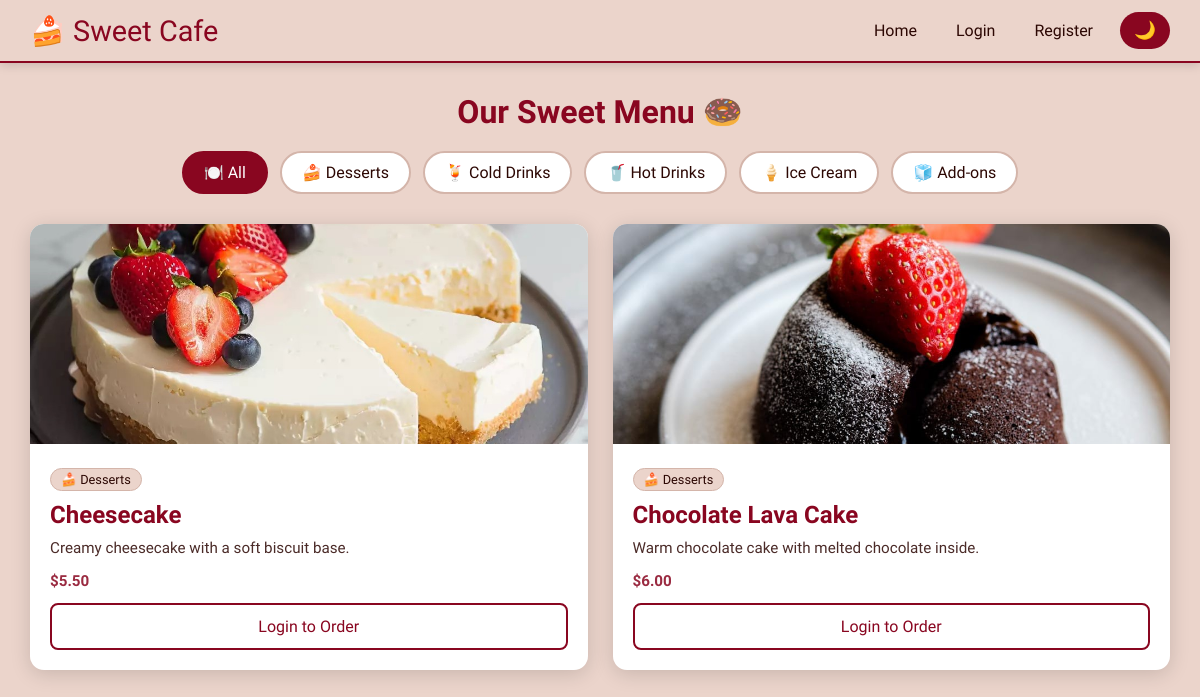
The page / on the database its author committed.
### store/models.py (models this page shows, shortened)
class Category(models.Model):
    name = models.CharField(max_length=100)
    icon = models.CharField(max_length=10, default='🍰')  # emoji
    class Meta:
        verbose_name_plural = 'Categories'

class Product(models.Model):
    name = models.CharField(max_length=200)
    description = models.TextField()
    price = models.DecimalField(max_digits=6, decimal_places=2)
    image = models.ImageField(upload_to='products/')
    category = models.ForeignKey(Category, on_delete=models.SET_NULL, null=True, blank=True)

### store/views.py (the view)
# urls.py: path('', views.home, name='home'),
def home(request):
    categories = Category.objects.all()
    category_id = request.GET.get('category')
    if category_id:
        products = Product.objects.filter(category_id=category_id)
        active_category = get_object_or_404(Category, id=category_id)
    else:
        products = Product.objects.all()
        active_category = None
    cart_count = 0
    if request.user.is_authenticated:
        cart, _ = Cart.objects.get_or_create(user=request.user)
        cart_count = cart.items.count()
    return render(request, 'store/home.html', {
        'products': products,
        'categories': categories,
        'active_category': active_category,
        'cart_count': cart_count
    })

### store/templates/store/home.html (shortened to what this page needs)
{% extends 'store/base.html' %}
{% block content %}
<h2>Our Sweet Menu 🍩</h2>
{% if categories %}
<div class="categories">
  <a href="{% url 'home' %}" class="cat-btn {% if not active_category %}active{% endif %}">
    🍽️ All
  </a>
  {% for category in categories %}
  <a href="?category={{ category.id }}"
     class="cat-btn {% if active_category.id == category.id %}active{% endif %}">
    {{ category.icon }} {{ category.name }}
  </a>
  {% endfor %}
</div>
{% endif %}
{% if products %}
  <div class="grid">
    {% for product in products %}
    <div class="card">
      {% if product.image %}
        <img src="{{ product.image.url }}" alt="{{ product.name }}" />
      {% endif %}
      <div class="card-body">
        {% if product.category %}
          <span class="category-tag">{{ product.category.icon }} {{ product.category.name }}</span>
        {% endif %}
        <h3>{{ product.name }}</h3>
        <p>{{ product.description }}</p>
        <p class="price">${{ product.price }}</p>
        {% if user.is_authenticated %}
          <a href="{% url 'add_to_cart' product.id %}" class="btn">🛒 Add to Cart</a>
        {% else %}
          <a href="{% url 'login' %}" class="btn btn-outline">Login to Order</a>
        {% endif %}
      </div>
    </div>
    {% endfor %}
  </div>
{% endif %}
{% endblock %}

### store/templates/store/base.html (shortened to what this page needs)
{% load static %}
<!DOCTYPE html>
<html lang="en" data-theme="light">
<head>
</head>
<body>
<nav>
  <span class="logo">🍰 Sweet Cafe</span>
  <div class="nav-links">
    <a href="{% url 'home' %}">Home</a>
    {% if user.is_authenticated %}
      <a href="{% url 'cart' %}" class="cart-link">
        🛒 Cart
        {% if cart_count > 0 %}
          <span class="cart-badge">{{ cart_count }}</span>
        {% endif %}
      </a>
      <a href="{% url 'logout' %}">Logout ({{ user.username }})</a>
    {% else %}
      <a href="{% url 'login' %}">Login</a>
      <a href="{% url 'register' %}">Register</a>
    {% endif %}
    <button class="theme-btn" onclick="toggleTheme()" id="themeBtn">🌙</button>
  </div>
</nav>
<main>
  {% block content %}{% endblock %}
</main>
</body>
</html>

### store/templates/store/base.html (style rules this page uses)
:root[data-theme="light"] { --bg: #EBD4CB; --card-bg: #fff; --text: #2C0703; --primary: #890620; --primary-dark: #610414; --nav-bg: #EBD4CB; --border: #d4b5aa; --shadow: rgba(0,0,0,0.15); }
* { box-sizing: border-box; margin: 0; padding: 0; transition: background 0.3s, color 0.3s; }
body { background: var(--bg); color: var(--text); font-family: 'Atma', cursive; min-height: 100vh; }
nav { background: var(--nav-bg); border-bottom: 2px solid var(--primary); padding: 12px 30px; display: flex; align-items: center; justify-content: space-between; position: sticky; top: 0; z-index: 100; box-shadow: 0 2px 10px var(--shadow); }
nav .logo { font-family: 'Merienda', cursive; font-size: 1.8rem; color: var(--primary); }
nav .nav-links { display: flex; align-items: center; gap: 15px; }
nav a { color: var(--text); text-decoration: none; font-size: 1rem; padding: 6px 12px; border-radius: 8px; }
.theme-btn { background: var(--primary); color: #fff; border: none; padding: 8px 14px; border-radius: 20px; cursor: pointer; font-size: 1.1rem; }
main { padding: 30px; }

### store/templates/store/home.html (style rules this page uses)
h2 { font-family: 'Merienda', cursive; font-size: 2rem; margin-bottom: 20px; color: var(--primary); text-align: center; }
.categories { display: flex; gap: 12px; justify-content: center; flex-wrap: wrap; margin-bottom: 30px; }
.cat-btn { background: var(--card-bg); color: var(--text); border: 2px solid var(--border); padding: 10px 20px; border-radius: 25px; font-size: 1rem; cursor: pointer; text-decoration: none; font-family: 'Atma', cursive; transition: all 0.3s; }
.cat-btn.active { background: var(--primary); color: #fff; border-color: var(--primary); }
.grid { display: grid; grid-template-columns: repeat(auto-fit, minmax(300px, 1fr)); gap: 25px; }
.card { background: var(--card-bg); border-radius: 14px; box-shadow: 0 4px 20px var(--shadow); overflow: hidden; transition: transform 0.3s; }
.card img { width: 100%; height: 220px; object-fit: cover; }
.card-body { padding: 20px; }
.card-body h3 { font-size: 1.5rem; color: var(--primary); margin-bottom: 8px; }
.card-body p { font-size: 0.95rem; margin-bottom: 10px; line-height: 1.5; opacity: 0.85; }
.price { font-size: 1.3rem; font-weight: 600; color: var(--primary); margin-bottom: 15px; }
.category-tag { display: inline-block; background: var(--bg); border: 1px solid var(--border); padding: 3px 10px; border-radius: 20px; font-size: 0.8rem; margin-bottom: 10px; }
.btn { background: var(--primary); color: #fff; border: none; padding: 12px; width: 100%; border-radius: 8px; font-size: 1rem; cursor: pointer; font-family: 'Atma', cursive; text-decoration: none; display: block; text-align: center; }
.btn-outline { background: transparent; border: 2px solid var(--primary); color: var(--primary); margin-top: 8px; }

### rows shown on the page
Category: icon "🍰", name "Desserts"
Category: icon "🍹", name "Cold Drinks"
Category: icon "🥤", name "Hot Drinks"
Category: icon "🍦", name "Ice Cream"
Category: icon "🧊", name "Add-ons"
Product: image (picture), category.icon "🍰", category.name "Desserts", name "Cheesecake", description "Creamy cheesecake with a soft biscuit base.", price "5.50"
Product: image (picture), category.icon "🍰", category.name "Desserts", name "Chocolate Lava Cake", description "Warm chocolate cake with melted chocolate inside.", price "6.00"
